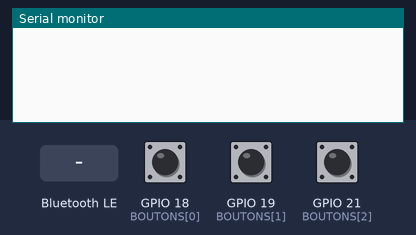
Recording of a sketch running on a simulated ESP32. On the bench: the last lines printed to the serial monitor. Inputs (shaded band) come from the test bench; at power-on: GPIO 18 (BOUTONS[0]) HIGH, GPIO 19 (BOUTONS[1]) HIGH, GPIO 21 (BOUTONS[2]) HIGH. Nothing arrives over Bluetooth unless stated; a phone connects over Bluetooth LE 3 s after start.

Above: at 1.2 s.
1.3 s: GPIO 18 (BOUTONS[0]) pulled LOW for 0.15 s
At 2.5 s:
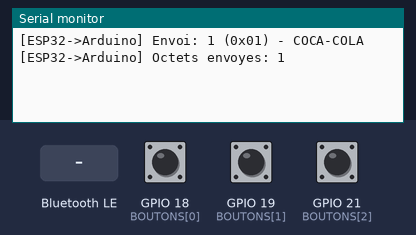
2.9 s: GPIO 19 (BOUTONS[1]) pulled LOW for 0.15 s
At 4.1 s:
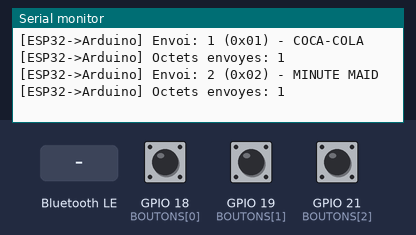
4.5 s: GPIO 21 (BOUTONS[2]) pulled LOW for 0.15 s
At 5.6 s:
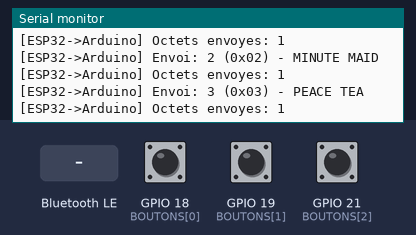
6.1 s: Bluetooth LE write "1" received
At 7.0 s:
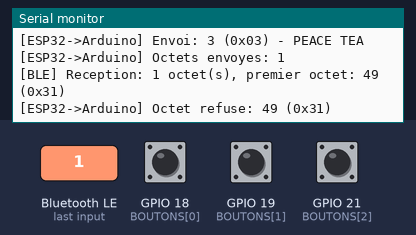
7.6 s: Bluetooth LE write "0" received
At 8.2 s:
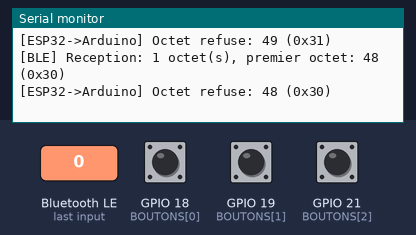

The sketch:

RobusBiereESP.ino
```cpp
#include <BLEDevice.h>
#include <BLEServer.h>
#include <BLEUtils.h>
#include <BLE2902.h>

#define SERVICE_UUID "6E400001-B5A3-F393-E0A9-E50E24DCCA9E"
#define RX_CHAR_UUID "6E400002-B5A3-F393-E0A9-E50E24DCCA9E"
#define TX_CHAR_UUID "6E400003-B5A3-F393-E0A9-E50E24DCCA9E"

const byte BOUTONS[] = {18, 19, 21};
bool boutonPresse[3] = {false, false, false};

bool webConnecte = false;
BLECharacteristic* txCharacteristic;

void repondre(byte commande) {
  if (!webConnecte || !txCharacteristic) return;

  txCharacteristic->setValue(&commande, 1);
  txCharacteristic->notify();
}

void envoyerCommande(byte commande) {
  if (commande < 1 || commande > 7) {
    Serial.printf("[ESP32->Arduino] Octet refuse: %u (0x%02X)\n",
                  (unsigned)commande, (unsigned)commande);
    return;
  }

  const char* nom;
  switch (commande) {
    case 1: nom = "COCA-COLA"; break;
    case 2: nom = "MINUTE MAID"; break;
    case 3: nom = "PEACE TEA"; break;
    case 4: nom = "OUVRIR CANETTE"; break;
    case 5: nom = "COCA-COLA + OUVERTURE"; break;
    case 6: nom = "MINUTE MAID + OUVERTURE"; break;
    case 7: nom = "PEACE TEA + OUVERTURE"; break;
    default: nom = "COMMANDE INCONNUE"; break;
  }

  Serial.printf("[ESP32->Arduino] Envoi: %u (0x%02X) - %s\n",
                (unsigned)commande, (unsigned)commande, nom);

  const size_t octetsEnvoyes = Serial2.write(commande);
  Serial.printf("[ESP32->Arduino] Octets envoyes: %u\n",
                (unsigned)octetsEnvoyes);

  repondre(commande);
}

class CallbacksServeur : public BLEServerCallbacks {
  void onConnect(BLEServer*) override {
    webConnecte = true;
  }

  void onDisconnect(BLEServer* server) override {
    webConnecte = false;
    server->getAdvertising()->start();
  }
};

class CallbacksReception : public BLECharacteristicCallbacks {
  void onWrite(BLECharacteristic* characteristic) override {
    String valeur = characteristic->getValue();
    if (valeur.length()) {
      const byte commande = (byte)valeur[0];
      Serial.printf("[BLE] Reception: %u octet(s), premier octet: %u (0x%02X)\n",
                    (unsigned)valeur.length(),
                    (unsigned)commande,
                    (unsigned)commande);
      envoyerCommande(commande);
    }
  }
};

void lireBoutons() {
  for (byte i = 0; i < 3; i++) {
    bool presse = digitalRead(BOUTONS[i]) == LOW;

    if (presse && !boutonPresse[i]) {
      envoyerCommande(i + 1);
    }

    boutonPresse[i] = presse;
  }
}

void setup() {
  Serial.begin(115200);
  Serial2.begin(115200, SERIAL_8N1, 16, 17);

  for (byte bouton : BOUTONS) pinMode(bouton, INPUT_PULLUP);

  BLEDevice::init("17_neurone_robot");
  BLEServer* server = BLEDevice::createServer();
  server->setCallbacks(new CallbacksServeur());

  BLEService* service = server->createService(SERVICE_UUID);

  BLECharacteristic* rx = service->createCharacteristic(
    RX_CHAR_UUID,
    BLECharacteristic::PROPERTY_WRITE | BLECharacteristic::PROPERTY_WRITE_NR
  );
  rx->setCallbacks(new CallbacksReception());

  txCharacteristic = service->createCharacteristic(
    TX_CHAR_UUID,
    BLECharacteristic::PROPERTY_NOTIFY | BLECharacteristic::PROPERTY_READ
  );
  txCharacteristic->addDescriptor(new BLE2902());

  service->start();

  BLEAdvertising* advertising = BLEDevice::getAdvertising();
  advertising->addServiceUUID(SERVICE_UUID);
  advertising->setScanResponse(true);
  advertising->start();
}

void loop() {
  lireBoutons();
  delay(20);
}
```

Measured:
- after the input at 1.3 s, the serial monitor: prints a new line at once (image 1)
- after the input at 2.9 s, the serial monitor: prints a new line at once (image 2)
- after the input at 4.5 s, the serial monitor: prints a new line at once (image 3)
- after the input at 6.1 s, the serial monitor: prints a new line after 0.05 s (image 4)
- after the input at 7.6 s, the serial monitor: prints a new line after 0.05 s (image 5)
